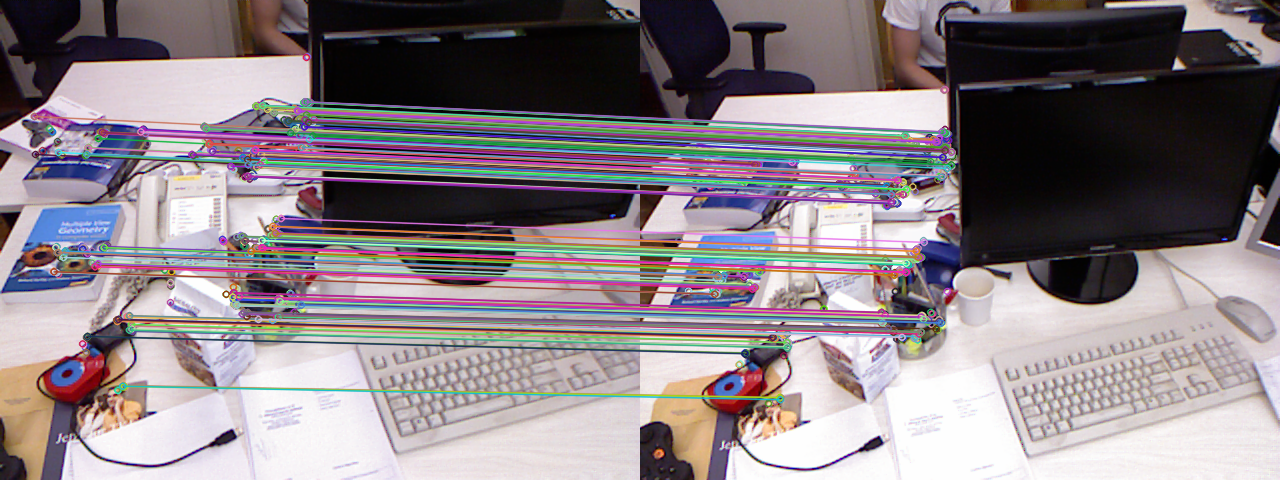
//> input picture img_goodmatch.png, 1280 x 480 px
$ ./template_ftpts img_goodmatch.png 3_write.png   (built with g++ and OpenCV 4)
//> lines starting //> are read from the running program, lines starting //| are printed output that depends on the picture; after the words box and inside, x2 and y2 are one past the last pixel; in counts of white or black regions, pixels touching at a corner belong together
### functions.h
#ifndef lzy_functions
#define lzy_functions

#include <iostream>

#include <fstream>
#include <opencv2/core/core.hpp>
#include <opencv2/features2d/features2d.hpp>
#include <opencv2/highgui/highgui.hpp>
#include <opencv2/opencv.hpp>
#include <list>
#include <chrono>
#include <cmath>


using namespace std;
using namespace cv;


void using_rect (
  const Mat& img_1,
  const Mat& img_2,
  Mat& img1_clone,
  Mat& img2_clone,
  const Rect& rect,
  const vector<KeyPoint>& keypoints_1,
  const vector<KeyPoint>& keypoints_2,
  vector<KeyPoint>& kpt_1_result,
  vector<KeyPoint>& kpt_2_result,
  vector<DMatch>& matches_part,
  vector<DMatch>& good_matches,
  vector<DMatch>& all_matches
);

void draw_results(
  const vector< DMatch > matches_part,
  const Mat& img_1,
  const Mat& img_2,
  const vector< KeyPoint > kpt_1_result,
  const vector< KeyPoint > kpt_2_result,
  const vector<DMatch>& good_matches,
  vector<DMatch>& all_matches
);

void get_rect(
  const Mat& img_1,
  const vector<KeyPoint>& keypoints_1,
  vector<Rect>& rect_array
);


void gaoxiang_find_feature_matches(
    const Mat& img_1, const Mat& img_2
);

void hanpeng_flann (
  const Mat& img_1, const Mat& img_2
);


void calculate_keypoints (
  const vector<KeyPoint> keypoints_1
);
#endif

### functions.cpp
#include "functions.h"

void using_rect (
  const Mat& img_1,
  const Mat& img_2,
  Mat& img1_clone,
  Mat& img2_clone,
  const Rect& rect,
  const vector< KeyPoint >& keypoints_1,
  const vector< KeyPoint >& keypoints_2,
  vector< KeyPoint >& kpt_1_result,
  vector< KeyPoint >& kpt_2_result,
  vector< DMatch >& matches_part,
  vector<DMatch>& good_matches,
  vector<DMatch>& all_matches
)
{
      Mat part;
    part = img_1( rect );

//     imshow( "part of the image", part );
        Ptr<FeatureDetector> detector = ORB::create();
    Ptr<DescriptorExtractor> descriptor = ORB::create();
    Ptr<DescriptorMatcher> matcher  = DescriptorMatcher::create ( "BruteForce-Hamming" );

        Mat descriptors_1_part, descriptors_2_part;

    Mat image_matched;

    matchTemplate(img_2, part, image_matched, cv::TM_CCOEFF_NORMED);

    double minVal, maxVal;
    Point minLoc, maxLoc;
	//寻找最佳匹配位置
    minMaxLoc(image_matched, &minVal, &maxVal, &minLoc, &maxLoc);
//     cout<< minVal << "    " << maxVal << endl;

    if( maxVal < 0.7 )
      return;
//     Rect rect2 = Rect(rect.x+rect.width*0.5,rect.y+rect.height*0.5,rect.width,rect.height);
        rectangle(img1_clone,
	   rect,
	   Scalar(0, 0, 255),
	   2,
	   8,
	   0
	  );

    rectangle(img2_clone,
	   Point(maxLoc.x, maxLoc.y ),
	   Point(maxLoc.x + part.cols, maxLoc.y+part.rows),
	   Scalar(0, 0, 255),
	   2,
	   8,
	   0
	  );
    imshow( "模板", img1_clone );
    imshow( "当前帧中匹配上的模板", img2_clone );

    /////////////////////////////////////////////////////////模板匹配////////////DONE///////////////////////////////////////////////////////

    /////////////////////////////////////////////////////////////////////////////模板内配对////////////////////////////////////////////////////////////////////////

    vector<KeyPoint> img_1_part, img_2_part;

    for ( auto kpt_1:keypoints_1 )
    {
      if (kpt_1.pt.x<rect.x+rect.width && kpt_1.pt.x>rect.x && kpt_1.pt.y<rect.y+rect.height && kpt_1.pt.y>rect.y )
      {
	img_1_part.push_back(kpt_1);
// 	kpt_1_result.push_back(kpt_1);
      }

    }

        for ( auto kpt_2:keypoints_2 )
    {
      if (kpt_2.pt.x<maxLoc.x+rect.width && kpt_2.pt.x>maxLoc.x && kpt_2.pt.y<maxLoc.y+rect.height && kpt_2.pt.y>maxLoc.y )
      {
	img_2_part.push_back(kpt_2);
// 	kpt_2_result.push_back(kpt_2);
      }

    }


    descriptor->compute ( img_1, img_1_part, descriptors_1_part );
    descriptor->compute ( img_2, img_2_part, descriptors_2_part );


    if(descriptors_1_part.cols!=descriptors_2_part.cols)
      return;

    vector<DMatch> matches_part_part;

    matcher->match ( descriptors_1_part, descriptors_2_part, matches_part_part );

    Mat result_lzy;
    drawMatches ( img_1, img_1_part, img_2, img_2_part, matches_part_part, result_lzy );


    for(DMatch match:matches_part_part)
    {

      match.queryIdx += kpt_1_result.size();
      match.trainIdx += kpt_2_result.size();

          matches_part.push_back(match);
	  all_matches.push_back(match);
    }


    for(auto kp:img_1_part)
    {
      kpt_1_result.push_back(kp);
    }
        for(auto kp:img_2_part)
    {
      kpt_2_result.push_back(kp);
    }
//     imshow( "part matches",result_lzy );


              double min_dist=10000, max_dist=0;
     for ( int i = matches_part.size() - matches_part_part.size(); i < matches_part.size(); i++ )
    {
        double dist = matches_part[i].distance;
        if ( dist < min_dist ) min_dist = dist;
        if ( dist > max_dist ) max_dist = dist;
    }

//     printf ( "-- Max dist : %f \n", max_dist );
//     printf ( "-- Min dist : %f \n", min_dist );

    for ( int i = matches_part.size() - matches_part_part.size(); i < matches_part.size(); i++ )
    {
        if ( matches_part[i].distance <= max ( 1.5*min_dist, 30.0 ) )
        {
            good_matches.push_back ( matches_part[i] );
        }
    }

}


void draw_results(
  const vector<DMatch> matches_part,
  const Mat& img_1,
  const Mat& img_2,
  const vector<KeyPoint> kpt_1_result,
  const vector<KeyPoint> kpt_2_result,
  const vector<DMatch>& good_matches,
  vector<DMatch>& all_matches
)
{

    Mat img_goodmatch;
    Mat img_all_matches;

    drawMatches ( img_1, kpt_1_result, img_2, kpt_2_result, good_matches, img_goodmatch );
    drawMatches ( img_1, kpt_1_result, img_2, kpt_2_result, all_matches, img_all_matches );
    imshow ( "模板匹配最终汉明距离优化之前", img_all_matches );
    imshow ( "模板匹配优化之后", img_goodmatch );

//     imwrite("template matching result.jpg",img_goodmatch);
    imwrite("matching with templates.jpg",img_goodmatch);
    cout<< "一共找到 " <<  matches_part.size() <<"对匹配点"<< endl;
    cout<< "筛选剩余 " <<  good_matches.size() <<"对匹配点"<< endl;

    waitKey(0);
}


void get_rect(
  const Mat& img_1,
  const vector<KeyPoint>& keypoints_1,
  vector<Rect>& rect_array
)
{
  int cols = img_1.cols;
  int rows = img_1.rows;

  // [18 lines of commented-out code are left out]
  list<KeyPoint> pointlist;

  for (auto pt:keypoints_1)
  {
    pointlist.push_back(pt);
  }


  for ( int i=0; i<60; i++ )
  {
    for( int j=0; j<40; j++ )
    {
  Rect rect( cols*i/60,rows*j/40,cols/16, rows/12 );
      int k = 0;
      for ( auto kpt_1:pointlist )
	{
	    if (kpt_1.pt.x<rect.x+rect.width && kpt_1.pt.x>rect.x && kpt_1.pt.y<rect.y+rect.height && kpt_1.pt.y>rect.y )
		k++;
	 }
	 if (k > 5)
	 {
		rect_array.push_back(rect);
		unsigned char status[500]={0};

		int status_id = 0;
		 for ( auto kpt_1:pointlist )
		{
		    if (kpt_1.pt.x<rect.x+rect.width && kpt_1.pt.x>rect.x && kpt_1.pt.y<rect.y+rect.height && kpt_1.pt.y>rect.y )
			status[status_id]=1;
		    status_id++;
		}

		int count = 0;
		 for ( auto iter=pointlist.begin(); iter!=pointlist.end(); count++)
		{
		    if ( status[count] == 1 )
		    {
			iter = pointlist.erase(iter);
			continue;
		      }
		    iter++;
		  }
	 }

    }
  }


}


void gaoxiang_find_feature_matches(
    const Mat& img_1, const Mat& img_2
)
{
   vector<KeyPoint> keypoints_1, keypoints_2;
    vector<DMatch> matches;
     //-- 初始化
    Mat descriptors_1, descriptors_2;
    // used in OpenCV3
    Ptr<FeatureDetector> detector = ORB::create();
    Ptr<DescriptorExtractor> descriptor = ORB::create();
    // use this if you are in OpenCV2
    // Ptr<FeatureDetector> detector = FeatureDetector::create ( "ORB" );
    // Ptr<DescriptorExtractor> descriptor = DescriptorExtractor::create ( "ORB" );
    Ptr<DescriptorMatcher> matcher  = DescriptorMatcher::create("BruteForce-Hamming");
    //-- 第一步:检测 Oriented FAST 角点位置
    detector->detect ( img_1,keypoints_1 );
    detector->detect ( img_2,keypoints_2 );

    //-- 第二步:根据角点位置计算 BRIEF 描述子
    descriptor->compute ( img_1, keypoints_1, descriptors_1 );
    descriptor->compute ( img_2, keypoints_2, descriptors_2 );

    //-- 第三步:对两幅图像中的BRIEF描述子进行匹配，使用 Hamming 距离
    vector<DMatch> match;
   // BFMatcher matcher ( NORM_HAMMING );
    matcher->match ( descriptors_1, descriptors_2, match );

    //-- 第四步:匹配点对筛选
    double min_dist=10000, max_dist=0;

    //找出所有匹配之间的最小距离和最大距离, 即是最相似的和最不相似的两组点之间的距离
    for ( int i = 0; i < descriptors_1.rows; i++ )
    {
        double dist = match[i].distance;
        if ( dist < min_dist ) min_dist = dist;
        if ( dist > max_dist ) max_dist = dist;
    }

    printf ( "-- Max dist : %f \n", max_dist );
    printf ( "-- Min dist : %f \n", min_dist );

    //当描述子之间的距离大于两倍的最小距离时,即认为匹配有误.但有时候最小距离会非常小,设置一个经验值30作为下限.
    for ( int i = 0; i < descriptors_1.rows; i++ )
    {
        if ( match[i].distance <= max ( 2*min_dist, 30.0 ) )
        {
            matches.push_back ( match[i] );
        }
    }

    Mat img_goodmatch;
    Mat img_all_matches;

    drawMatches ( img_1, keypoints_1, img_2, keypoints_2, matches, img_goodmatch );
    drawMatches ( img_1, keypoints_1, img_2, keypoints_2, match, img_all_matches );
    imshow ( "gaoxaing优化之前", img_all_matches );
    imshow ( "gaoxaing优化之后", img_goodmatch );

//     imwrite("gaoxaing.jpg",img_goodmatch);

    cout<< "一共找到 " <<  match.size() <<"对匹配点"<< endl;
    cout<< "筛选剩余 " <<  matches.size() <<"对匹配点"<< endl;

}


void hanpeng_flann (
  const Mat& img_1, const Mat& img_2
)
{

  	std::vector<KeyPoint> keypoints_1, keypoints_2;//关键点
	Mat descriptors_1, descriptors_2;//描述子
	Ptr<FeatureDetector> detector1 = ORB::create();
	Ptr<DescriptorExtractor> descriptor = ORB::create();
	// Ptr<FeatureDetector> detector = FeatureDetector::create(detector_name);
	// Ptr<DescriptorExtractor> descriptor = DescriptorExtractor::create(descriptor_name);


	//-- 第一步:检测 Oriented FAST 角点位置
	detector1->detect(img_1, keypoints_1);
	detector1->detect(img_2, keypoints_2);

	//-- 第二步:根据角点位置计算 BRIEF 描述子
	descriptor->compute(img_1, keypoints_1, descriptors_1);
	descriptor->compute(img_2, keypoints_2, descriptors_2);

	Mat outimg1,outimg2;
	drawKeypoints(img_1, keypoints_1, outimg1, Scalar::all(-1), DrawMatchesFlags::DRAW_RICH_KEYPOINTS);
	drawKeypoints(img_2, keypoints_2, outimg2, Scalar::all(-1), DrawMatchesFlags::DRAW_RICH_KEYPOINTS);
	//imwrite("D:\\lenovo\\goce_feature.png",outimg1);

// 	imwrite("ORB1.png",outimg1);
// 	imwrite("ORB2.png",outimg2);

	clock_t start_time, end_time;


	vector<DMatch> matches,good_matches;
	/***********FLANN匹配**********/
	flann::Index flannIndex(descriptors_1, flann::LshIndexParams(12, 20, 2), cvflann::FLANN_DIST_HAMMING);
	Mat matchIndex(descriptors_2.rows, 2, CV_32SC1), matchDistance(descriptors_2.rows,2, CV_32FC1);

	start_time = clock();
	flannIndex.knnSearch(descriptors_2, matchIndex, matchDistance, 2, flann::SearchParams());
	end_time = clock();
// 	cout << "FLANN match points cost time:" << (double)(end_time - start_time) / 1000 * CLOCKS_PER_SEC << "ms" << endl;

	for (int i = 0; i < matchDistance.rows; i++)
	{
		DMatch match(i, matchIndex.at<int>(i, 0), matchDistance.at<float>(i, 0));
		matches.push_back(match);
		if (matchDistance.at<float>(i, 0) < 0.7*matchDistance.at<float>(i, 1))
			good_matches.push_back(match);
	}
// [7 lines of commented-out code are left out]
	vector<DMatch> good_matches2, real_good_matches;
	flann::Index flannIndex2(descriptors_2, flann::LshIndexParams(12, 20, 2), cvflann::FLANN_DIST_HAMMING);
	Mat matchIndex2(descriptors_1.rows, 2, CV_32SC1), matchDistance2(descriptors_1.rows, 2, CV_32FC1);

	start_time = clock();
	flannIndex2.knnSearch(descriptors_1, matchIndex2, matchDistance2, 2, flann::SearchParams());
	end_time = clock();
// 	cout << "match points cost time:" << (double)(end_time - start_time) / 1000 * CLOCKS_PER_SEC << "ms" << endl;

	for (int i = 0; i < matchDistance2.rows; i++)
	{
		DMatch match2(i, matchIndex2.at<int>(i, 0), matchDistance2.at<float>(i, 0));

		if (matchDistance2.at<float>(i, 0) < 0.7*matchDistance2.at<float>(i, 1))
			good_matches2.push_back(match2);
	}

// [5 lines of commented-out code are left out]


	for (int i = 0; i < good_matches.size(); i++)
	{
		for (int j = 0; j < good_matches2.size(); j++)
		{
			if (good_matches[i].queryIdx == good_matches2[j].trainIdx&&good_matches[i].trainIdx == good_matches2[j].queryIdx)
				real_good_matches.push_back(good_matches[i]);
		}
	}
	cout << "FLANN results: " << endl;
	cout << "正向: " << good_matches.size() << endl;
	cout << "反向: " << good_matches2.size() << endl;
	cout << "最终: " << real_good_matches.size() << endl;
	/***************************************************/

	/***********FLANN匹配**********/


	Mat img_match;
	Mat img_goodmatch,img_goodmatch1,img_goodmatch2;
// [4 lines of commented-out code are left out]
	drawMatches(img_1, keypoints_1, img_2, keypoints_2, good_matches2, img_goodmatch2);
// 	imshow("yuanshipeidui", img_match);
// 	imshow("shiaxuanhoude", img_goodmatch);
// 	imshow("shaixuanhoude1", img_goodmatch1);
	imshow("FLANN 筛选后", img_goodmatch2);
// 	imwrite("extraction1.png", img_goodmatch1);
//  	imwrite("falnn.jpg", img_goodmatch2);
// 	imwrite("extraction.jpg", img_goodmatch);


}


// [118 lines left out: function calculate_keypoints, not called in this run]

### template_ftpts.cpp
#include <iostream>
#include <opencv2/core/core.hpp>
#include <opencv2/features2d/features2d.hpp>
#include <opencv2/highgui/highgui.hpp>
#include <opencv2/opencv.hpp>
#include <list>
#include <chrono>

#include <functions.h>
using namespace std;
using namespace cv;


int main ( int argc, char** argv )
{
    if ( argc != 3 )
    {
        cout<<"usage: feature_extraction img1 img2"<<endl;
        return 1;
    }
    //-- 读取图像
    Mat img_1 = imread ( argv[1], CV_LOAD_IMAGE_COLOR );
//> img_1 is the input picture: 480 rows x 1280 cols, CV_8UC3; mean B, G, R 133.3, 128.4, 137.6
    Mat img_2 = imread ( argv[2], CV_LOAD_IMAGE_COLOR );
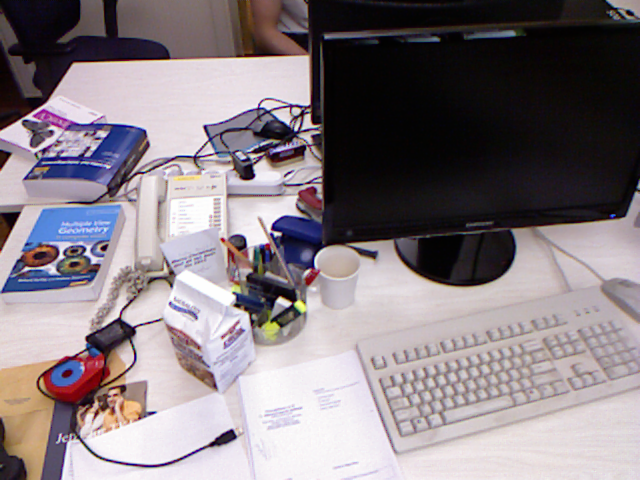
//> input picture 3_write.png, 640 x 480 px
//> img_2 is the input picture: 480 rows x 640 cols, CV_8UC3; mean B, G, R 130.9, 125.4, 134.8
    Mat img2_clone = img_2.clone();
    Mat img1_clone = img_1.clone();
    Ptr<FeatureDetector> detector = ORB::create();
    vector<KeyPoint> keypoints_1, keypoints_2;
    Mat descriptors_1, descriptors_2;


    //-- 第一步:检测 Oriented FAST 角点位置
    detector->detect ( img_1,keypoints_1 );
//> keypoints_1 = 500 keypoints; strongest (x, y, size): (226, 294, 31), (223, 294, 31), (225, 291, 31), (225, 297, 31)
    detector->detect ( img_2,keypoints_2 );
//> keypoints_2 = 500 keypoints; strongest (x, y, size): (288, 302, 44.6), (272, 228, 37.2), (280, 299, 64.3), (261, 106, 31)


    Mat outimg1;
    drawKeypoints( img_1, keypoints_1, outimg1, Scalar::all(-1), DrawMatchesFlags::DEFAULT );
    imshow("ORB特征点",outimg1);
//     imwrite("featurepoints2.png",outimg1);
 ////////////////////////////////////////////////////////////////////////////////////////////////////////////////////////////////////////////////////////////
//     calculate_keypoints( keypoints_1 );


    vector<DMatch> matches_part;
    vector<DMatch> good_matches;
    vector<DMatch> all_matches;
    vector<KeyPoint> kpt_1_result;
    vector<KeyPoint> kpt_2_result;
    vector<Rect> rect_array;
    cout << "Start calculating!" << endl;
    chrono::steady_clock::time_point t1 = chrono::steady_clock::now();
    get_rect(img_1, keypoints_1,rect_array);
//> the loop in get_rect, `for (auto pt:keypoints_1)` made 500 passes
//> pt on passes 1 to 3: keypoint at (396, 248), size 31, keypoint at (939, 219), size 31, keypoint at (948, 290), size 31
//> after the loop in get_rect, `for (auto pt:keypoints_1)`: pointlist = 500 items
//> after the loop in get_rect, `for ( int i=0; i<60; i++ )`: rect_array = 51 Rects (x, y, width, height), first 8: [21, 300, 80, 40], [21, 384, 80, 40], [42, 312, 80, 40], [42, 372, 80, 40], [64, 312, 80, 40], [85, 384, 80, 40], [149, 264, 80, 40], [170, 144, 80, 40]; pointlist = 74 items
    chrono::steady_clock::time_point t1z = chrono::steady_clock::now();
//     int i=9;
    for ( int i=0; i< rect_array.size(); i++)
//     for ( int i=0; i< 30; i++)
    {
	using_rect( img_1, img_2,img1_clone, img2_clone, rect_array[i], keypoints_1, keypoints_2, kpt_1_result, kpt_2_result, matches_part, good_matches,all_matches );
    }
//> this loop made 51 passes
//> (minVal in using_rect, maxVal in using_rect, minLoc in using_rect, maxLoc in using_rect, matches_part) on passes 10, 12, 13, 14, 15, 16, 18: (-0.358, 0.603, Point(109, 253), Point(234, 156), 90 matches), (-0.394, 0.436, Point(458, 278), Point(234, 228), 97 matches), (-0.408, 0.464, Point(399, 194), Point(256, 144), 97 matches), (-0.519, 0.659, Point(448, 223), Point(256, 156), 97 matches), (-0.46, 0.503, Point(356, 304), Point(432, 262), 97 matches), (-0.55, 0.48, Point(237, 44), Point(554, 180), 97 matches), (-0.435, 0.454, Point(450, 232), Point(246, 56), 97 matches)
//> pass 1, in using_rect, `matchTemplate(img_2, part, image_matched, cv::TM_CCOEFF_NORMED);`:
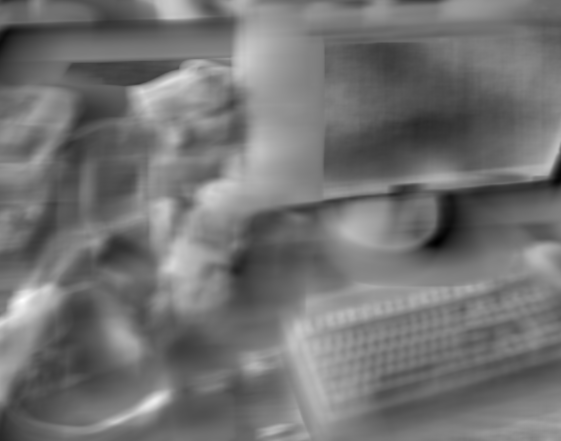
//> image_matched: 441 rows x 561 cols, CV_32FC1; min -0.792, max 0.944, mean -0.00778; drawn with min black and max white
//> pass 1, in using_rect, `imshow( "当前帧中匹配上的模板", img2_clone );`:
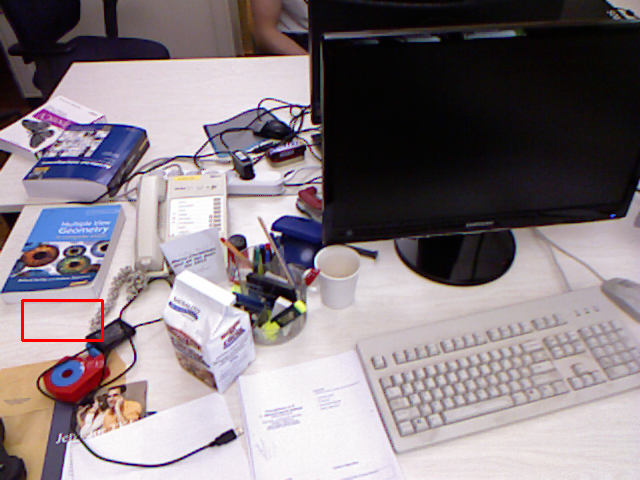
//> window '当前帧中匹配上的模板': 480 rows x 640 cols, CV_8UC3; mean B, G, R 130.4, 125, 134.9
//> after the loop:
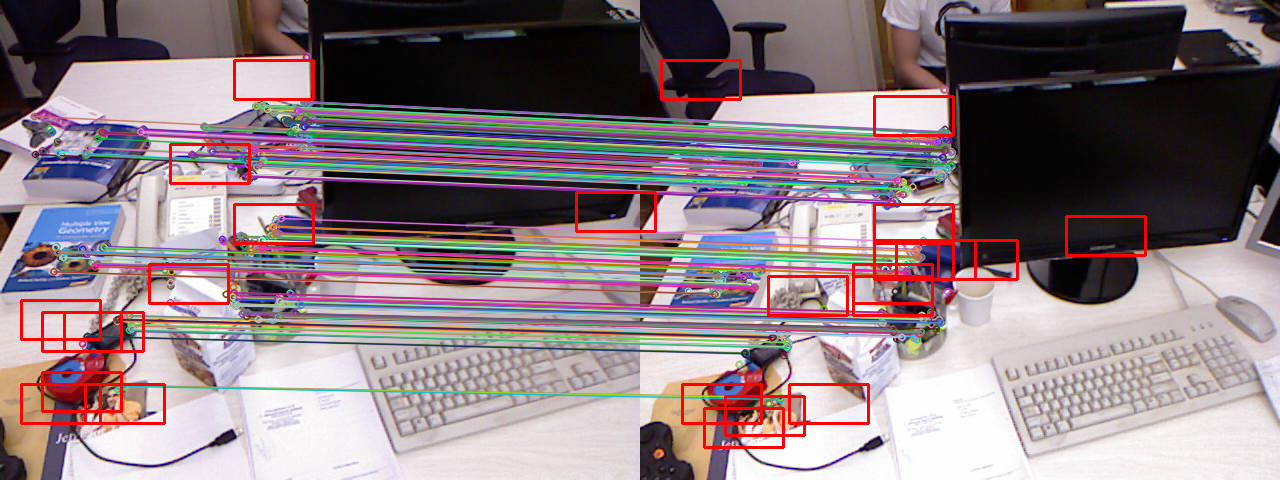
//> img1_clone: 480 rows x 1280 cols, CV_8UC3; 2.63% of pixels changed, all inside (x1, y1, x2, y2) = (20, 59, 1147, 449)
//> after the loop:
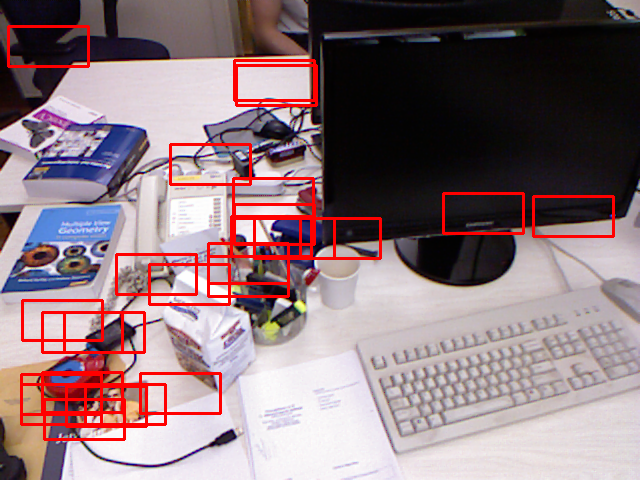
//> img2_clone: 480 rows x 640 cols, CV_8UC3; mean B, G, R 123.8, 118.7, 140

    chrono::steady_clock::time_point t2 = chrono::steady_clock::now();
    chrono::duration<double> time_used = chrono::duration_cast<chrono::duration<double>>(t2-t1);
    chrono::duration<double> time_usedz = chrono::duration_cast<chrono::duration<double>>(t1z-t1);
    cout << "Calculation done." << endl;
    cout<<"template without Time cost: "<<time_used.count()<<" seconds."<<endl;
        cout<<"template grabbing Time cost: "<<time_usedz.count()<<" seconds."<<endl;


//     draw_results( matches_part, img_1, img_2, kpt_1_result, kpt_2_result, good_matches,all_matches );
    draw_results( matches_part, img1_clone, img2_clone, kpt_1_result, kpt_2_result, good_matches,all_matches );
//> in draw_results, `drawMatches ( img_1, kpt_1_result, img_2, kpt_2_result, all_matches, i..`:
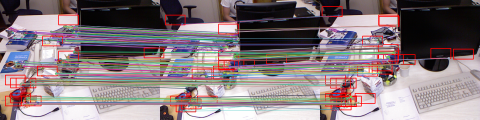
//> img_all_matches: 480 rows x 1920 cols, CV_8UC3 (shown at 1/4 size); mean B, G, R 126, 122.6, 136.4
//| 一共找到 277对匹配点
//| 筛选剩余 86对匹配点
//> good_matches = 86 matches; all_matches = 277 matches

        cout << "Start calculating!" << endl;
    chrono::steady_clock::time_point t11 = chrono::steady_clock::now();
    gaoxiang_find_feature_matches(img_1, img_2);
//> in gaoxiang_find_feature_matches, `matcher->match ( descriptors_1, descriptors_2, match );`: match = 500 matches
//> the loop in gaoxiang_find_feature_matches, `for ( int i = 0; i < descriptors_1.rows; i++ )` made 500 passes
//> (dist, min_dist, max_dist) on pass 1: (75, 75, 75)
//> after the loop in gaoxiang_find_feature_matches, `for ( int i = 0; i < descriptors_1.rows; i++ )`: min_dist = 0; max_dist = 94
//| -- Max dist : 94.000000
//| -- Min dist : 0.000000
//> after the loop in gaoxiang_find_feature_matches, `for ( int i = 0; i < descriptors_1.rows; i++ )`: matches = 52 matches
//> in gaoxiang_find_feature_matches, `drawMatches ( img_1, keypoints_1, img_2, keypoints_2, matches, img_goo..`:
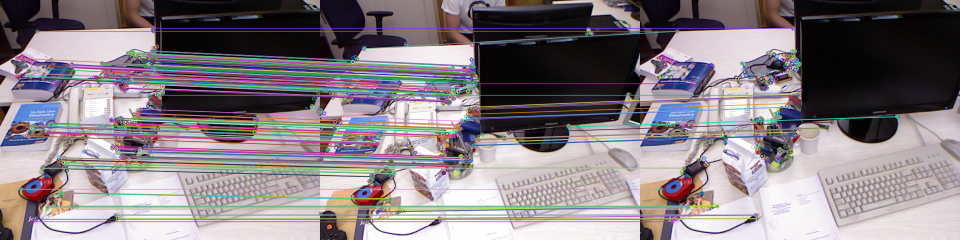
//> img_goodmatch: 480 rows x 1920 cols, CV_8UC3 (shown at 1/2 size); mean B, G, R 132.3, 126.9, 135.2
//| 一共找到 500对匹配点
//> (the rest of the program and of its run is left out)
